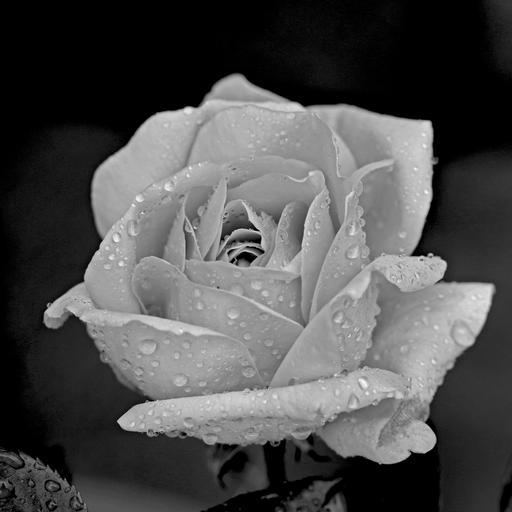
#> input picture rose.jpg, 512 x 512 px
$ jupyter execute '4. Histogram Equalization.ipynb'
#> lines starting #> are read from the running program, lines starting #| are printed output that depends on the picture
# Draw Histogram of the given image and perform Histogram Equalization

### Algorithm:
1. Load the image matrix and create a dictionary with the 'keys' as the pixels and 'values' as the frequency of each pixel
2. Add 'keys' for missing pixels and initiate their 'values' as 0
3. Find the cumulative sum for each pixel frequency and save them as 'values' of the dictionary
4. Divide each cumulative sum by the maximum pixel frequency and save them in the dictionary
5. Multiply each pixel from the above to the maximum pixel value and save them in the dictionary
6. Replace each pixel of the exisitng image with the newly mapped pixels for the equalized histogram
7. Display the image and histogram for the equalized image

[cell 1]
# Import the required libraries
import cv2
import numpy as np
from matplotlib import pyplot as plt

[cell 2]
# Read the image in grayscale and display it
image = cv2.imread('rose.jpg', 0)
#> image is the input picture: shape (512, 512); min 0, max 253, mean 78.6
plt.imshow(image, cmap='gray')

[cell 3]
# Plot the hisogram of the original image
plt.figure(figsize=(20, 10))
plt.hist(image.ravel(), 128, rwidth=0.8)
plt.show()
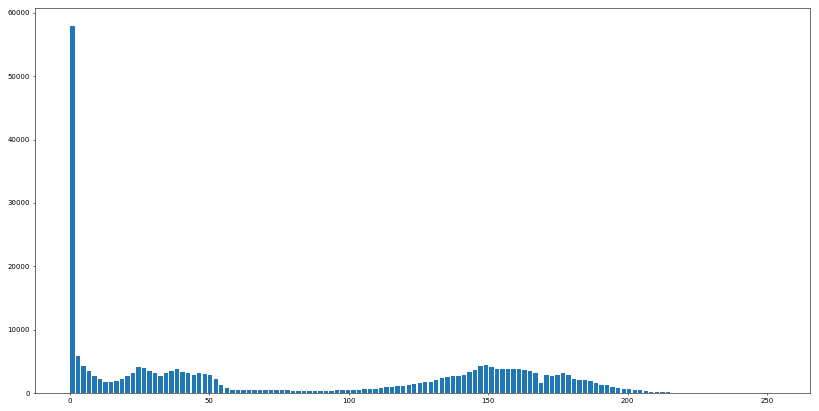
#> figure drawn by matplotlib, 1 panel; tallest bar 57869 high, from x = 0.198 to 1.78

[cell 4]
# Step 1 of the Algorithm
img_info = np.unique(image, return_counts=True)
img_freq_dict = dict()
for i in range(len(img_info[0])):
    img_freq_dict[img_info[0][i]] = img_info[1][i]
#> after the loop, img_freq_dict = 250 items
img_freq_dict

[cell 5]
# Step 2 of the Algorithm
hist_dict = dict()
for i in range(256):
    hist_dict[i] = img_freq_dict.get(i, 0)
#> after the loop, hist_dict = 256 items
hist_dict

[cell 6]
# Step 3 of the Algorithm
for i, key in enumerate(hist_dict.keys()):
    hist_dict[key] = hist_dict.get(i-1, 0) + hist_dict.get(i)
hist_dict

[cell 7]
# Step 4 of the Algorithm
for i, key in enumerate(hist_dict.keys()):
    hist_dict[key] = hist_dict.get(i)/max(hist_dict.values())
hist_dict

[cell 8]
# Step 5 of the Algorithm
for i, key in enumerate(hist_dict.keys()):
    hist_dict[key] = np.round(hist_dict.get(i) * max(hist_dict.keys()))
hist_dict

[cell 9]
# Step 6 of the Algorithm
final_img = np.zeros(image.shape)
for i in range(image.shape[0]):
    for j in range(image.shape[1]):
        final_img[i][j] = hist_dict[image[i][j]]
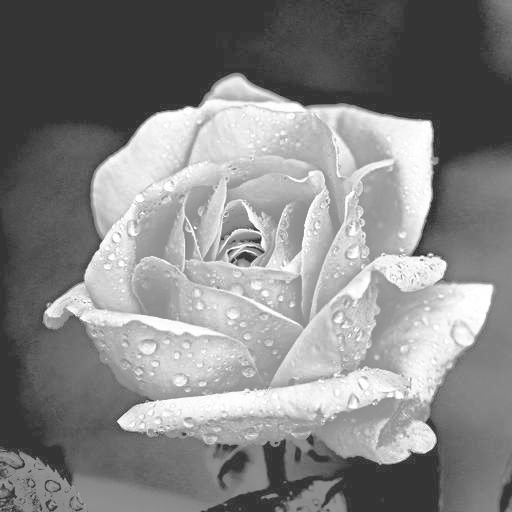
#> final_img: shape (512, 512) float64; min 52, max 255, mean 133.4
final_img

[cell 10]
# Display the Histogram Equalized image
plt.imshow(final_img, cmap='gray')

[cell 11]
# Display the Equalized Histogram
plt.figure(figsize=(20, 10))
plt.hist(final_img.ravel(), 128, rwidth=0.8)
plt.show()
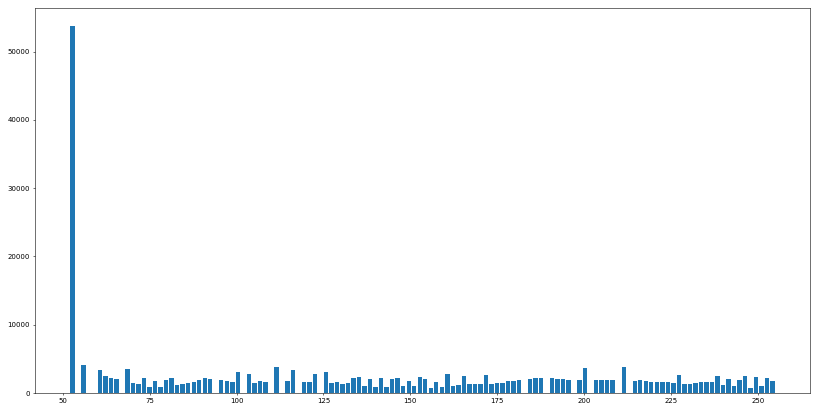
#> figure drawn by matplotlib, 1 panel; tallest bar 53720 high, from x = 52.16 to 53.43
